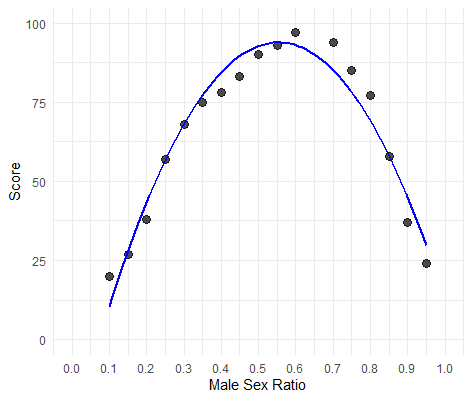

Reproduce this figure in R.
# 创建自定义数据
custom_data <- data.frame(
  Sex_Ratio = c( 0.1 , 0.15, 0.2 , 0.25, 0.3 , 0.35, 0.4 , 0.45,0.5,0.55,0.6,0.7,0.75,0.8,0.85,0.9,0.95),
  Score =     c( 20  , 27  , 38  , 57  , 68  , 75  , 78  , 83  , 90  ,93, 97 , 94, 85, 77, 58 , 37 , 24)
)

# 创建散点图和拟合曲线
plot <- ggplot(custom_data, aes(x = Sex_Ratio, y = Score)) +
  geom_point(size = 3, alpha = 0.7) +  # 减小点的大小和增加透明度
  geom_smooth(method = "lm", formula = y ~ poly(x, 2), color = "blue", se = FALSE) +
  labs(x = "Male Sex Ratio", y = "Score") +
  scale_x_continuous(limits = c(0, 1), breaks = seq(0, 1, by = 0.1)) +
  scale_y_continuous(limits = c(0, 100)) +  # 设置纵坐标范围
  theme_minimal() +
  theme(legend.position = "none")  # 去掉图例

# 打印图形
print(plot)
